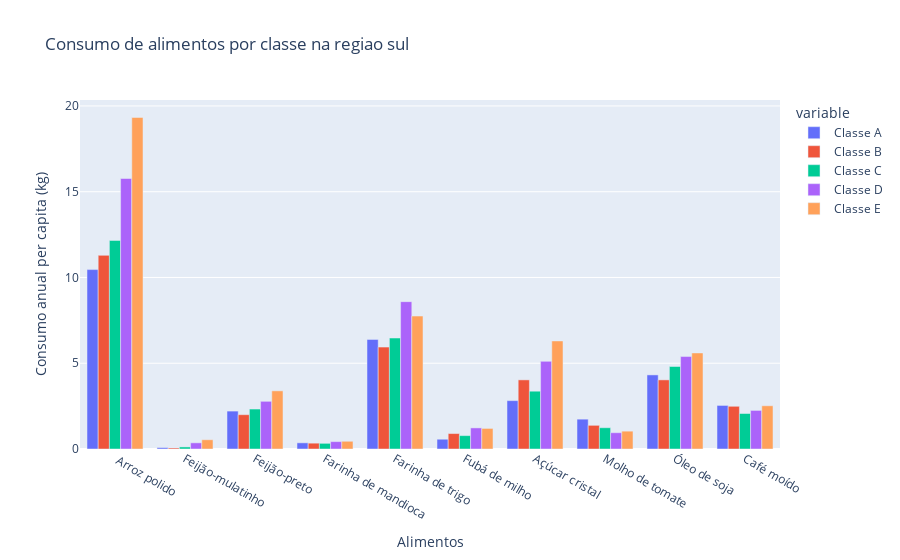

This figure's notebook cell:
### Markdown cell above
* Região Sul

### Code cell
fig = px.bar(consumo_sul, barmode = 'group', x = 'Items', y = ['Classe A', 'Classe B', 'Classe C', 'Classe D', 'Classe E'], title = 'Consumo de alimentos por classe na regiao sul', labels= {'Items': 'Alimentos', 'value': 'Consumo anual per capita (kg)' })
fig.show()

### Figure 1 — Plotly figure (JSON) as saved in the notebook; plotly's stock layout.template omitted (floating-point values rounded to 4 significant figures)
{"data": [{"alignmentgroup": "True", "hovertemplate": "variable=Classe A<br>Alimentos=%{x}<br>Consumo anual per capita (kg)=%{y}<extra></extra>", "legendgroup": "Classe A", "marker": {"color": "#636efa", "pattern": {"shape": ""}}, "name": "Classe A", "offsetgroup": "Classe A", "orientation": "v", "showlegend": true, "textposition": "auto", "type": "bar", "x": [" Arroz polido", "Feijão-mulatinho", "Feijão-preto", "Farinha de mandioca", "Farinha de trigo", "Fubá de milho", "Açúcar cristal", "Molho de tomate", "Óleo de soja", "Café moído"], "xaxis": "x", "y": [10.46, 0.08, 2.21, 0.36, 6.39, 0.57, 2.82, 1.74, 4.32, 2.54], "yaxis": "y"}, {"alignmentgroup": "True", "hovertemplate": "variable=Classe B<br>Alimentos=%{x}<br>Consumo anual per capita (kg)=%{y}<extra></extra>", "legendgroup": "Classe B", "marker": {"color": "#EF553B", "pattern": {"shape": ""}}, "name": "Classe B", "offsetgroup": "Classe B", "orientation": "v", "showlegend": true, "textposition": "auto", "type": "bar", "x": [" Arroz polido", "Feijão-mulatinho", "Feijão-preto", "Farinha de mandioca", "Farinha de trigo", "Fubá de milho", "Açúcar cristal", "Molho de tomate", "Óleo de soja", "Café moído"], "xaxis": "x", "y": [11.29, 0.06, 2, 0.34, 5.94, 0.9, 4.03, 1.38, 4.03, 2.49], "yaxis": "y"}, {"alignmentgroup": "True", "hovertemplate": "variable=Classe C<br>Alimentos=%{x}<br>Consumo anual per capita (kg)=%{y}<extra></extra>", "legendgroup": "Classe C", "marker": {"color": "#00cc96", "pattern": {"shape": ""}}, "name": "Classe C", "offsetgroup": "Classe C", "orientation": "v", "showlegend": true, "textposition": "auto", "type": "bar", "x": [" Arroz polido", "Feijão-mulatinho", "Feijão-preto", "Farinha de mandioca", "Farinha de trigo", "Fubá de milho", "Açúcar cristal", "Molho de tomate", "Óleo de soja", "Café moído"], "xaxis": "x", "y": [12.16, 0.12, 2.33, 0.33, 6.47, 0.78, 3.37, 1.24, 4.81, 2.07], "yaxis": "y"}, {"alignmentgroup": "True", "hovertemplate": "variable=Classe D<br>Alimentos=%{x}<br>Consumo anual per capita (kg)=%{y}<extra></extra>", "legendgroup": "Classe D", "marker": {"color": "#ab63fa", "pattern": {"shape": ""}}, "name": "Classe D", "offsetgroup": "Classe D", "orientation": "v", "showlegend": true, "textposition": "auto", "type": "bar", "x": [" Arroz polido", "Feijão-mulatinho", "Feijão-preto", "Farinha de mandioca", "Farinha de trigo", "Fubá de milho", "Açúcar cristal", "Molho de tomate", "Óleo de soja", "Café moído"], "xaxis": "x", "y": [15.77, 0.36, 2.78, 0.43, 8.59, 1.23, 5.11, 0.95, 5.39, 2.25], "yaxis": "y"}, {"alignmentgroup": "True", "hovertemplate": "variable=Classe E<br>Alimentos=%{x}<br>Consumo anual per capita (kg)=%{y}<extra></extra>", "legendgroup": "Classe E", "marker": {"color": "#FFA15A", "pattern": {"shape": ""}}, "name": "Classe E", "offsetgroup": "Classe E", "orientation": "v", "showlegend": true, "textposition": "auto", "type": "bar", "x": [" Arroz polido", "Feijão-mulatinho", "Feijão-preto", "Farinha de mandioca", "Farinha de trigo", "Fubá de milho", "Açúcar cristal", "Molho de tomate", "Óleo de soja", "Café moído"], "xaxis": "x", "y": [19.33, 0.54, 3.39, 0.45, 7.75, 1.2, 6.3, 1.04, 5.6, 2.52], "yaxis": "y"}], "layout": {"barmode": "group", "legend": {"title": {"text": "variable"}, "tracegroupgap": 0}, "title": {"text": "Consumo de alimentos por classe na regiao sul"}, "xaxis": {"anchor": "y", "domain": [0, 1], "title": {"text": "Alimentos"}}, "yaxis": {"anchor": "x", "domain": [0, 1], "title": {"text": "Consumo anual per capita (kg)"}}}}
